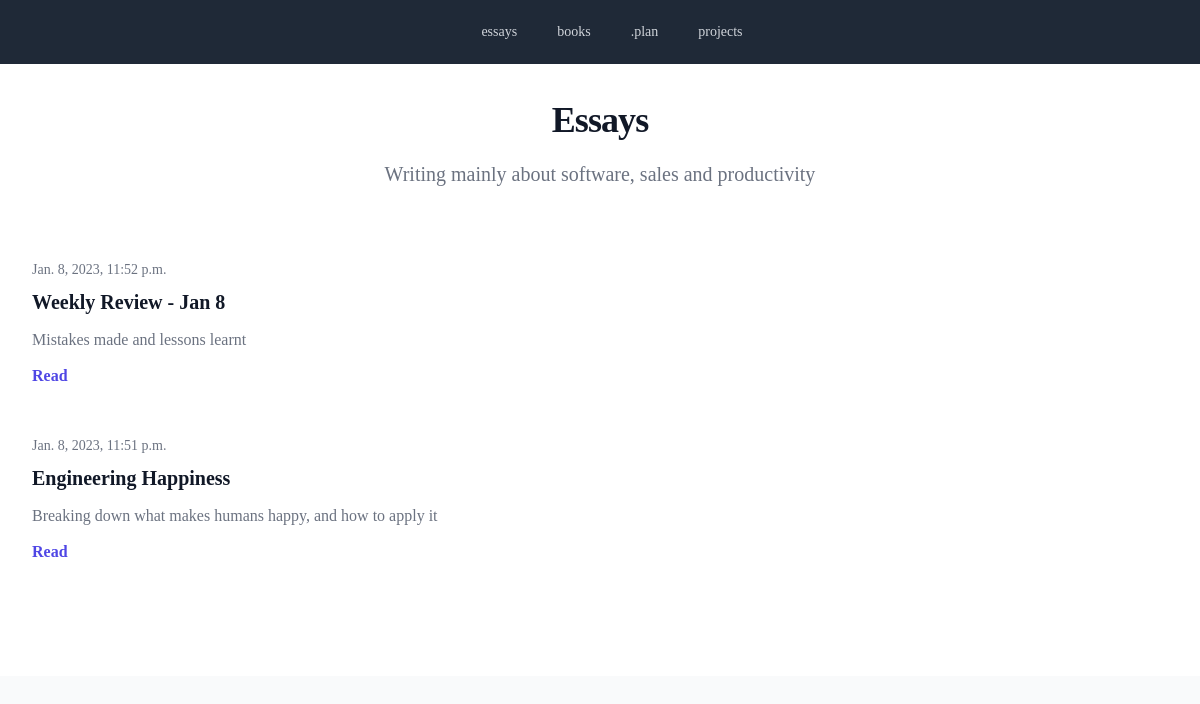
The page /essays on the database its author committed.
### blog/models.py (models this page shows, shortened)
class EssayPost(models.Model):
    title = models.TextField()
    subtitle = models.TextField()
    content = models.TextField()
    create_date = models.DateTimeField()
    slug = models.SlugField(default=title)

### blog/views.py (the view)
# urls.py: path("essays", views.essays, name="essays"),
def essays(request):
    posts = EssayPost.objects.order_by("-create_date")
    template = loader.get_template("essays.html")
    context = {
        "post_list": posts,
    }
    return HttpResponse(template.render(context, request))

### theme/templates/essays.html
{% extends "base.html" %}
{% load markdownify %}
{% block content %}
<body class="bg-gray-50 font-serif leading-normal tracking-normal">
	<div class="bg-white">
		<div class="mx-auto max-w-7xl pt-24 px-6">
			<div class="text-center">
				<p class="mt-1 text-4xl font-bold tracking-tight text-gray-900">Essays</p>
				<p class="mx-auto mt-5  max-w-xl text-xl text-gray-500">Writing mainly about software, sales and
					productivity
				</p>
			</div>
		</div>
	</div>
	<div class="bg-white px-6 pt-16 pb-20 lg:px-8 lg:pt-2 lg:pb-28">
		<div class="relative mx-auto max-w-lg divide-y-2 divide-gray-200 lg:max-w-7xl">
			<div class="mt-6 grid gap-16 pt-10 lg:gap-x-5 lg:gap-y-12">
				{% for post in post_list %}
				<div>
					<p class="text-sm text-gray-500">
						<time datetime="2020-03-16">{{post.create_date}}</time>
					</p>
					<a href="{{ article.get_absolute_url }}" class="mt-2 block">
						<p class="text-xl font-semibold text-gray-900">{{post.title}}</p>
						<p class="mt-3 text-base text-gray-500">{{ post.subtitle }}</p>
					</a>
					<div class="mt-3">
						<a href="{% url 'post_detail' post.slug  %}"
							class="text-base font-semibold text-indigo-600 hover:text-indigo-500">Read</a>
					</div>
				</div>
				{% endfor %}
			</div>
		</div>
	</div>
</body>
{%endblock%}

### rows shown on the page
EssayPost: create_date "Jan. 8, 2023, 11:52 p.m.", title "Weekly Review - Jan 8", subtitle "Mistakes made and lessons learnt"
EssayPost: create_date "Jan. 8, 2023, 11:51 p.m.", title "Engineering Happiness", subtitle "Breaking down what makes humans happy, and how to apply it"
